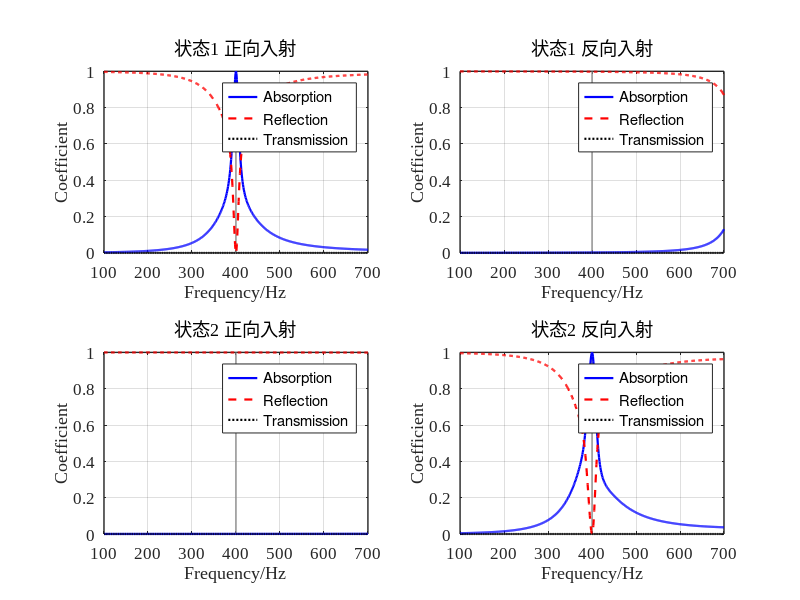
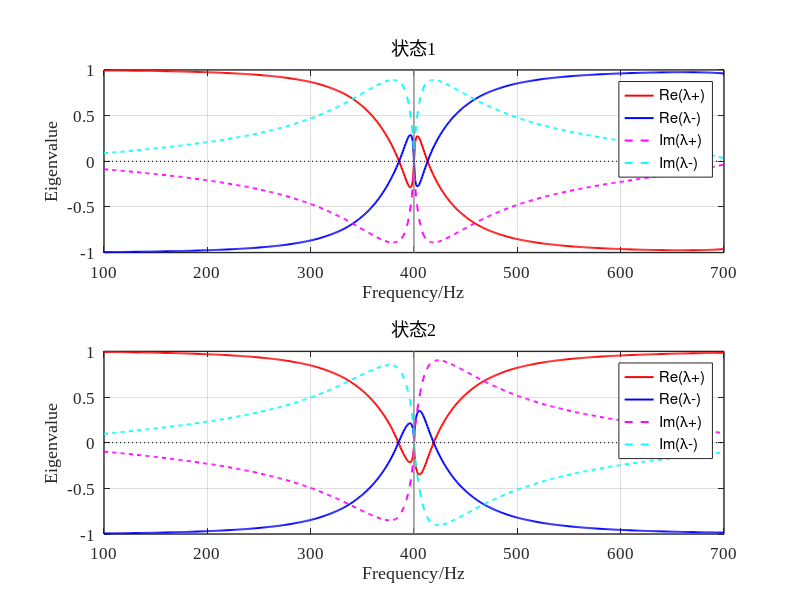

Here is the MATLAB script that generated these plots, in order:
clear;
clc;
close all;

%% 1. 基本参数

f = 100:1:700;
omega = 2*pi*f;
Nf = length(f);

rho0 = 1.29;
c0 = 343;
eta = 1.89e-5;
kappa = 0.026;
Cv = 712;
gamma = 1.4;

P0 = rho0*c0^2/gamma;
Z0 = rho0*c0;

nu = eta/rho0;
mu_bar = kappa/(rho0*Cv);

W = 30e-3;
L = 30e-3;
S = W*L;

Nc = 4;

%% 2. 四单胞结构参数

% 三层微穿孔板厚度（m）。两态共用。
t = 2e-3*ones(Nc,3);

% 12 个孔径（m）。每行一个单胞，三列是三块板。两态共用。
d = 1e-3 * [
    0.100000  2.310443  8.000000;
    6.683513  0.100000  4.914359;
    6.047711  0.100000  7.131547;
    0.100000  0.100000  8.000000
];

% 两侧对调锁在 400 Hz。
H1 = 1e-3 * [
    10.000000  10.000000;
    79.811763  10.000000;
    79.969882  10.000000;
    35.271434  10.000000
];

H2 = 1e-3 * [
    34.365237  33.200337;
    10.000000  76.273805;
    10.000000  80.000000;
    50.708384  25.028648
];

n_holes = ones(Nc,3);
phi = pi*d.^2.*n_holes/(4*S);
weight = ones(1,Nc)/Nc;

%% 3. 折纸几何

a = 30;       % mm
hc = 20;      % mm
n0 = 4;
beta = 45;    % degree

%% 4. 微穿孔板阻抗（孔径不变，只算一次）

Zp = complex(zeros(Nc,3,Nf));

for s = 1:Nc
    for j = 1:3
        y = (d(s,j)/2)./sqrt(eta./(rho0*omega));
        q = y*sqrt(-1i);
        F = 1-2*besselj(1,q)./(q.*besselj(0,q));
        Z = 1i*omega*rho0*t(s,j)./(phi(s,j).*F) ...
          + sqrt(2)*eta*y./(phi(s,j)*d(s,j)) ...
          + 1i*0.85*omega*rho0*d(s,j)/phi(s,j);
        Zp(s,j,:) = reshape(Z,1,1,Nf);
    end
end

%% 5. Full Stinson Model（与腔高无关，只算一次）

N = 200;

Sv = zeros(1,Nf);
St = zeros(1,Nf);

for m = 0:N
    am = (2*m+1)*pi/W;
    for n = 0:N
        bn = (2*n+1)*pi/L;
        lambda2 = am^2+bn^2;
        wmn = 1/(am^2*bn^2);
        Sv = Sv + wmn*lambda2./(lambda2+1i*omega/nu);
        St = St + wmn*lambda2./(lambda2+1i*omega/mu_bar);
    end
end

Fv = 64*Sv/(W^2*L^2);
Ft = 64*St/(W^2*L^2);

rho_eff = rho0./(1-Fv);
K_eff = gamma*P0./(1+(gamma-1)*Ft);

k_eff = omega.*sqrt(rho_eff./K_eff);
Z_eff = sqrt(rho_eff.*K_eff);

%% 6. 两种腔高分别算正反向吸声

Hstate = cat(3,H1,H2);
alpha = zeros(2,2,Nf);
refl = zeros(2,2,Nf);
trans = zeros(2,Nf);
rfC = complex(zeros(2,Nf));
rbC = complex(zeros(2,Nf));
tauC = complex(zeros(2,Nf));

for state = 1:2
    H = Hstate(:,:,state);
    H_mm = H*1e3;
    h = H_mm/n0;

    if any(H_mm(:)<=0) || any(H_mm(:)>n0*hc)
        error('状态 %d 的腔高必须满足 0 < H <= %.0f mm。', state, n0*hc);
    end

    q = sqrt(max(0,hc^2-h.^2));
    V11 = a.*h.*q/16;
    V12 = h.*(a-hc).*q/(16*tand(beta));
    V13 = h.*q/24.*(hc/tand(beta)-q/2);
    V_mm3 = 8*n0.*(a^2.*h/8-V11-V12-V13);

    if any(V_mm3(:)<=0)
        error('状态 %d 的折纸腔体积出现非正值。', state);
    end

    H_eq = V_mm3*1e-9/S;

    fprintf('\n========== 状态 %d ==========\n', state);
    disp('实际腔高（mm）：');
    disp(H_mm);
    disp('等效腔高（mm）：');
    disp(H_eq*1e3);

    rf = complex(zeros(1,Nf));
    rb = complex(zeros(1,Nf));
    tau = complex(zeros(1,Nf));

    for ii = 1:Nf
        Y_total = complex(zeros(2,2));
        k = k_eff(ii);
        Z = Z_eff(ii);

        for s = 1:Nc
            Tp1 = [1,Zp(s,1,ii);0,1];
            Tp2 = [1,Zp(s,2,ii);0,1];
            Tp3 = [1,Zp(s,3,ii);0,1];

            Hc1 = H_eq(s,1);
            Hc2 = H_eq(s,2);
            Tc1 = [cos(k*Hc1),1i*Z*sin(k*Hc1);
                   1i*sin(k*Hc1)/Z,cos(k*Hc1)];
            Tc2 = [cos(k*Hc2),1i*Z*sin(k*Hc2);
                   1i*sin(k*Hc2)/Z,cos(k*Hc2)];

            Tm = Tp1*Tc1*Tp2*Tc2*Tp3;
            A = Tm(1,1);
            B = Tm(1,2);
            C = Tm(2,1);
            D = Tm(2,2);
            Ys = [D/B,C-A*D/B;1/B,-A/B];
            Y_total = Y_total+weight(s)*Ys;
        end

        Y11 = Y_total(1,1);
        Y12 = Y_total(1,2);
        Y21 = Y_total(2,1);
        Y22 = Y_total(2,2);

        A = -Y22/Y21;
        B = 1/Y21;
        C = Y12-Y11*Y22/Y21;
        D = Y11/Y21;

        den = A+B/Z0+C*Z0+D;
        tau(ii) = 2/den;
        rf(ii) = (A+B/Z0-C*Z0-D)/den;
        rb(ii) = (-A+B/Z0-C*Z0+D)/den;
    end

    alpha(state,1,:) = 1-abs(rf).^2-abs(tau).^2;
    alpha(state,2,:) = 1-abs(rb).^2-abs(tau).^2;
    refl(state,1,:) = abs(rf).^2;
    refl(state,2,:) = abs(rb).^2;
    trans(state,:) = abs(tau).^2;
    rfC(state,:) = rf;
    rbC(state,:) = rb;
    tauC(state,:) = tau;
end

%% 7. 同一频率上的两侧对调

af1 = squeeze(alpha(1,1,:)).';
ab1 = squeeze(alpha(1,2,:)).';
Rf1 = squeeze(refl(1,1,:)).';
Rb1 = squeeze(refl(1,2,:)).';
T1 = trans(1,:);
af2 = squeeze(alpha(2,1,:)).';
ab2 = squeeze(alpha(2,2,:)).';
Rf2 = squeeze(refl(2,1,:)).';
Rb2 = squeeze(refl(2,2,:)).';
T2 = trans(2,:);
joint = (af1-1).^2 + Rf1.^2 + T1.^2 + (Rb1-1).^2 + ab1.^2 ...
    + (ab2-1).^2 + Rb2.^2 + T2.^2 + (Rf2-1).^2 + af2.^2;
[~, iBest] = min(joint);
near = af1>=0.99 & Rf1<=0.01 & T1<=0.01 & Rb1>=0.99 & ab1<=0.01 ...
    & ab2>=0.99 & Rb2<=0.01 & T2<=0.01 & Rf2>=0.99 & af2<=0.01;
fp = [f(iBest), f(iBest)];

fprintf('\n========== 同一频率上的两侧对调 ==========\n');
fprintf('最好频率 %.0f Hz\n', f(iBest));
fprintf('状态1  正向吸声 %.4f  反射 %.4f  透射 %.4f\n', af1(iBest), Rf1(iBest), T1(iBest));
fprintf('状态1  反向吸声 %.4f  反射 %.4f  透射 %.4f\n', ab1(iBest), Rb1(iBest), T1(iBest));
fprintf('状态2  正向吸声 %.4f  反射 %.4f  透射 %.4f\n', af2(iBest), Rf2(iBest), T2(iBest));
fprintf('状态2  反向吸声 %.4f  反射 %.4f  透射 %.4f\n', ab2(iBest), Rb2(iBest), T2(iBest));
fprintf('接近这一标准的频率点 %d 个：', sum(near));
fprintf(' %.0f', f(near));
fprintf(' Hz\n');

%% 8. 绘图

titles = { ...
    '状态1 正向入射', '状态1 反向入射', ...
    '状态2 正向入射', '状态2 反向入射'};
side = [1 2 1 2];
stateId = [1 1 2 2];

figure('Color','w','Position',[40 40 1100 760]);
for p = 1:4
    subplot(2,2,p);
    st = stateId(p);
    sd = side(p);
    hold on;
    plot([fp(st) fp(st)], [0 1], 'Color', [0.55 0.55 0.55], 'LineWidth', 1.0, 'HandleVisibility', 'off');
    hA = plot(f, squeeze(alpha(st,sd,:)), 'b-', 'LineWidth', 1.6);
    hR = plot(f, squeeze(refl(st,sd,:)), 'r--', 'LineWidth', 1.6);
    hT = plot(f, trans(st,:), 'k:', 'LineWidth', 1.6);
    grid on; box on;
    xlim([100 700]); ylim([0 1]);
    xticks(100:100:700); yticks(0:0.2:1);
    xlabel('Frequency/Hz'); ylabel('Coefficient');
    title(titles{p}, 'FontWeight', 'normal');
    legend([hA, hR, hT], {'Absorption', 'Reflection', 'Transmission'}, 'Location', 'best');
    set(gca, 'FontName', 'Times New Roman', 'FontSize', 12, 'LineWidth', 1.0, 'TickDir', 'in');
end

outDir = fileparts(mfilename('fullpath'));
if isempty(outDir)
    outDir = pwd;
end
print(gcf, fullfile(outDir, 'ep_reversal_result.png'), '-dpng', '-r140');

%% 9. 并联后散射矩阵的两个特征值
% 与单胞同一写法。四单元并联后仍是一条双端口，
%   S = [ tau , rb ;
%         rf  , tau ]
%   λ+ = tau + sqrt(rf*rb)
%   λ- = tau - sqrt(rf*rb)
% 一边反射振幅接近 0 时，sqrt(rf*rb) 接近 0，两条特征值靠在一起。
% 开方沿频率连续跟踪，避免主值开方把 λ+ 和 λ- 对调。

lamP = complex(zeros(2,Nf));
lamM = complex(zeros(2,Nf));
for state = 1:2
    rf = rfC(state,:);
    rb = rbC(state,:);
    tau = tauC(state,:);
    delta = sqrt(rf.*rb);
    plus = tau+delta;
    minus = tau-delta;
    for ii = 2:Nf
        if abs(plus(ii)-plus(ii-1))+abs(minus(ii)-minus(ii-1)) ...
                > abs(plus(ii)-minus(ii-1))+abs(minus(ii)-plus(ii-1))
            tmp = plus(ii);
            plus(ii) = minus(ii);
            minus(ii) = tmp;
        end
    end
    lamP(state,:) = plus;
    lamM(state,:) = minus;
end

i400 = find(f==400, 1);
fprintf('\n========== 散射矩阵特征值 ==========\n');
for state = 1:2
    fprintf('状态%d  400 Hz\n', state);
    fprintf('  Re(λ+) % .6f   Re(λ-) % .6f\n', real(lamP(state,i400)), real(lamM(state,i400)));
    fprintf('  Im(λ+) % .6f   Im(λ-) % .6f\n', imag(lamP(state,i400)), imag(lamM(state,i400)));
    fprintf('  |λ+-λ-| %.6e\n', abs(lamP(state,i400)-lamM(state,i400)));
end

eigTitle = {'状态1', '状态2'};
figure('Color','w','Position',[80 80 1000 720]);
for st = 1:2
    subplot(2,1,st);
    hold on;
    h1 = plot(f, real(lamP(st,:)), 'r-', 'LineWidth', 1.4);
    h2 = plot(f, real(lamM(st,:)), 'b-', 'LineWidth', 1.4);
    h3 = plot(f, imag(lamP(st,:)), 'm--', 'LineWidth', 1.4);
    h4 = plot(f, imag(lamM(st,:)), 'c--', 'LineWidth', 1.4);
    plot([100 700], [0 0], 'k:', 'HandleVisibility', 'off');
    yl = ylim;
    plot([400 400], yl, 'Color', [0.55 0.55 0.55], 'LineWidth', 1.0, 'HandleVisibility', 'off');
    ylim(yl);
    grid on; box on;
    xlim([100 700]);
    xticks(100:100:700);
    xlabel('Frequency/Hz'); ylabel('Eigenvalue');
    title(eigTitle{st}, 'FontWeight', 'normal');
    legend([h1 h2 h3 h4], {'Re(\lambda+)','Re(\lambda-)','Im(\lambda+)','Im(\lambda-)'}, 'Location', 'best');
    set(gca, 'FontName', 'Times New Roman', 'FontSize', 12, 'LineWidth', 1.0, 'TickDir', 'in');
end
print(gcf, fullfile(outDir, 'ep_reversal_eigenvalues.png'), '-dpng', '-r140');
fprintf('图已保存。\n');
